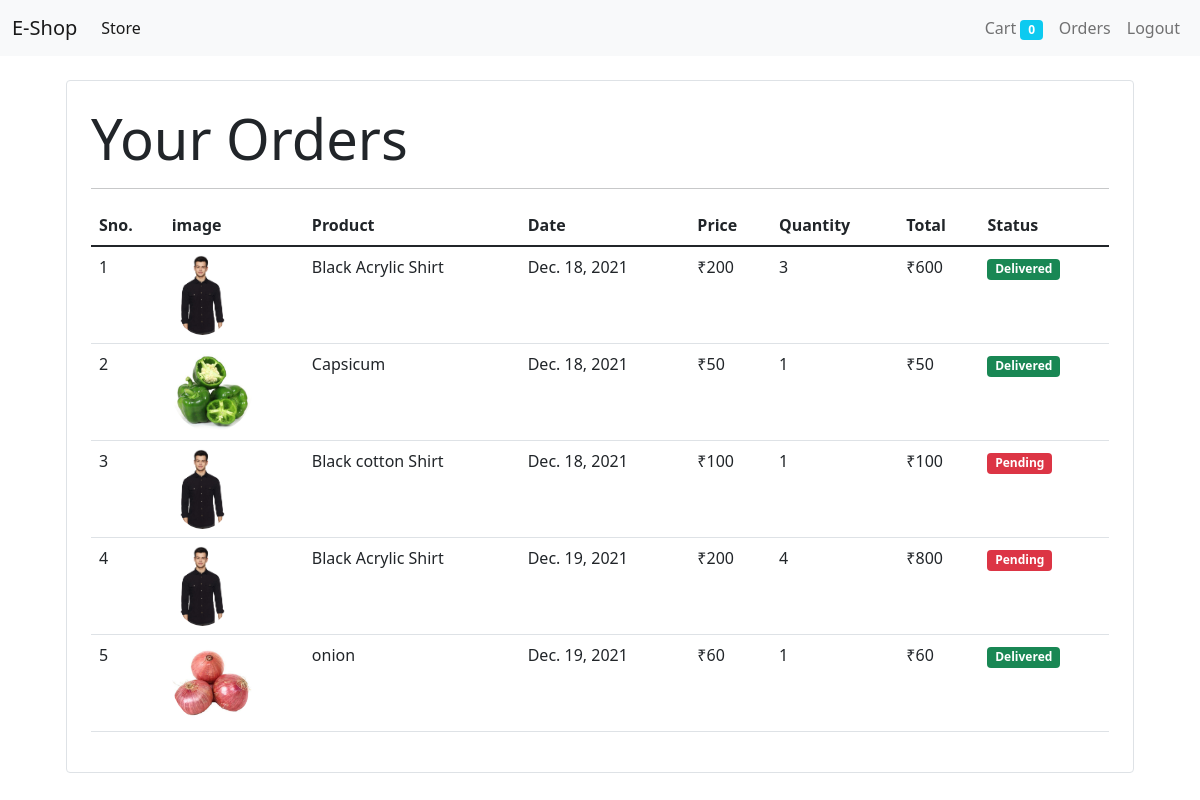
Page /orders (signed in) on the committed database.
### store/models/orders.py (models this page shows, shortened)
class Order(models.Model):
    product = models.ForeignKey(Product,on_delete=models.CASCADE)
    customer = models.ForeignKey(Customer,on_delete=models.CASCADE)
    quantity = models.IntegerField(default=1)
    price = models.IntegerField()
    address = models.CharField(max_length=50, default='', blank=True)
    phone = models.CharField(max_length=50, default='', blank=True)
    date = models.DateField(default=datetime.datetime.today)
    status = models.BooleanField(default=False)
    @staticmethod
    def get_orders_by_customer(customer_id):
        return Order.objects.filter(customer=customer_id).order_by('-date')

### store/models/product.py (models this page shows, shortened)
class Product(models.Model):
    name = models.CharField(max_length=50)
    price = models.IntegerField(default=0)
    category = models.ForeignKey(Category , on_delete= models.CASCADE , default = 1)
    description = models.CharField(max_length=200, default=' ', null = True , blank=True)
    image = models.ImageField(upload_to='uploads/products/' )

### store/middlewares/auth.py (the view)
    def middleware(request):
        print(request.session.get('customer'))
        returnUrl = request.META['PATH_INFO']
        print(request.META['PATH_INFO'])
        if not request.session.get('customer'):
            return redirect(f'login?return_url={returnUrl}')
        response = get_response(request)
        return response

### store/templatetags/custom_filters.py (called while the page is built)
@register.filter(name = 'currency')
def currency(number):
    return "₹"+str(number)

@register.filter(name = 'multiply')
def multiply(number , number1):
    return number*number1

### store/views/orders.py (called while the page is built)
    def get(self , request ):
        customer = request.session.get('customer')
        orders = Order.get_orders_by_customer(customer)
        print(orders)
        orders = orders.reverse
        return render(request , 'orders.html'  , {'orders' : orders})

### store/Templates/orders.html
{%extends 'base.html'%} {% block content %} {% load cart %} {% load custom_filters %}
<div class="container">
    <div class="border rounded p-4 m-4">
        <p class="display-4 pl-4 ml-4">Your Orders</p>
        <hr>
        <table class="table">
            <thead>
                <tr>
                    <th>Sno.</th>
                    <th>image</th>
                    <th>Product</th>
                    <th>Date</th>
                    <th>Price</th>
                    <th>Quantity</th>
                    <th>Total</th>
                    <th>Status</th>
                </tr>
            </thead>
            <tbody>
                {% for order in orders %}
                <tr>
                    <td>{{forloop.counter}}</td>
                    <td><img style="height: 80px;" class="rounded-circle" src="{{order.product.image.url}}" alt=""></td>
                    <td>{{order.product.name}}</td>
                    <td>{{order.date}}</td>
                    <td>{{order.price|currency}}</td>
                    <td>{{order.quantity}}</td>
                    <td>{{order.quantity|multiply:order.price|currency}}</td>
                    {% if order.status %}
                    <td><small class="badge bg-success">Delivered</small>
                    </td>
                    {%else%}
                    <td><small class="badge bg-danger">Pending</small>
                    </td>
                    {% endif %}
                </tr>
                {% endfor %}
            </tbody>
        </table>
    </div>
</div>
{% endblock %}

### rows in the picture
Order: product.image (picture), product.name "Black Acrylic Shirt", date "Dec. 18, 2021", price "₹200", quantity "3", quantity|multiply "₹600", status "Delivered"
Order: product.image (picture), product.name "Capsicum", date "Dec. 18, 2021", price "₹50", quantity "1", quantity|multiply "₹50", status "Delivered"
Order: product.image (picture), product.name "Black cotton Shirt", date "Dec. 18, 2021", price "₹100", quantity "1", quantity|multiply "₹100", status "Pending"
Order: product.image (picture), product.name "Black Acrylic Shirt", date "Dec. 19, 2021", price "₹200", quantity "4", quantity|multiply "₹800", status "Pending"
Order: product.image (picture), product.name "onion", date "Dec. 19, 2021", price "₹60", quantity "1", quantity|multiply "₹60", status "Delivered"

### other values in the picture
{{ request.session.cart.keys|length }} "0"
